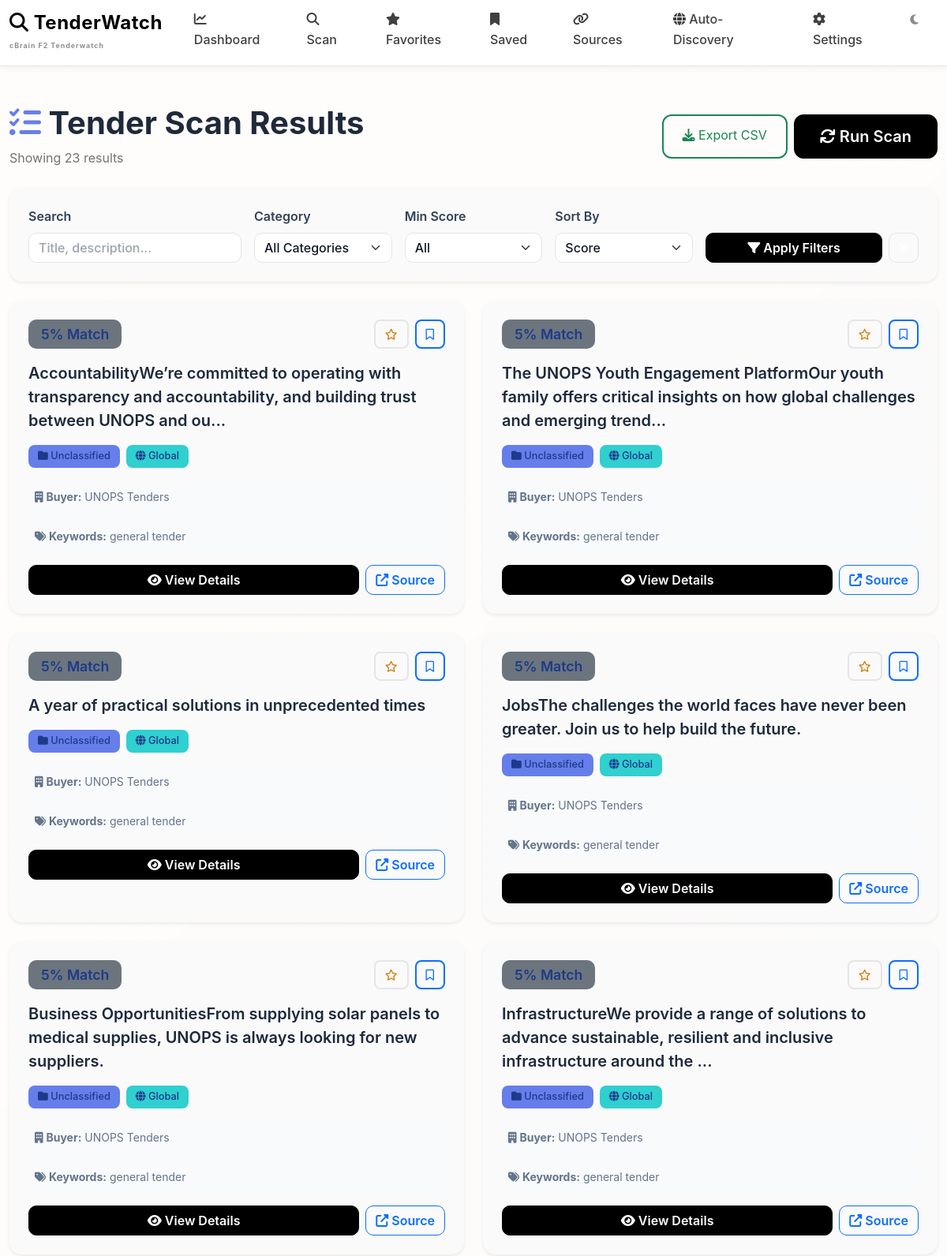
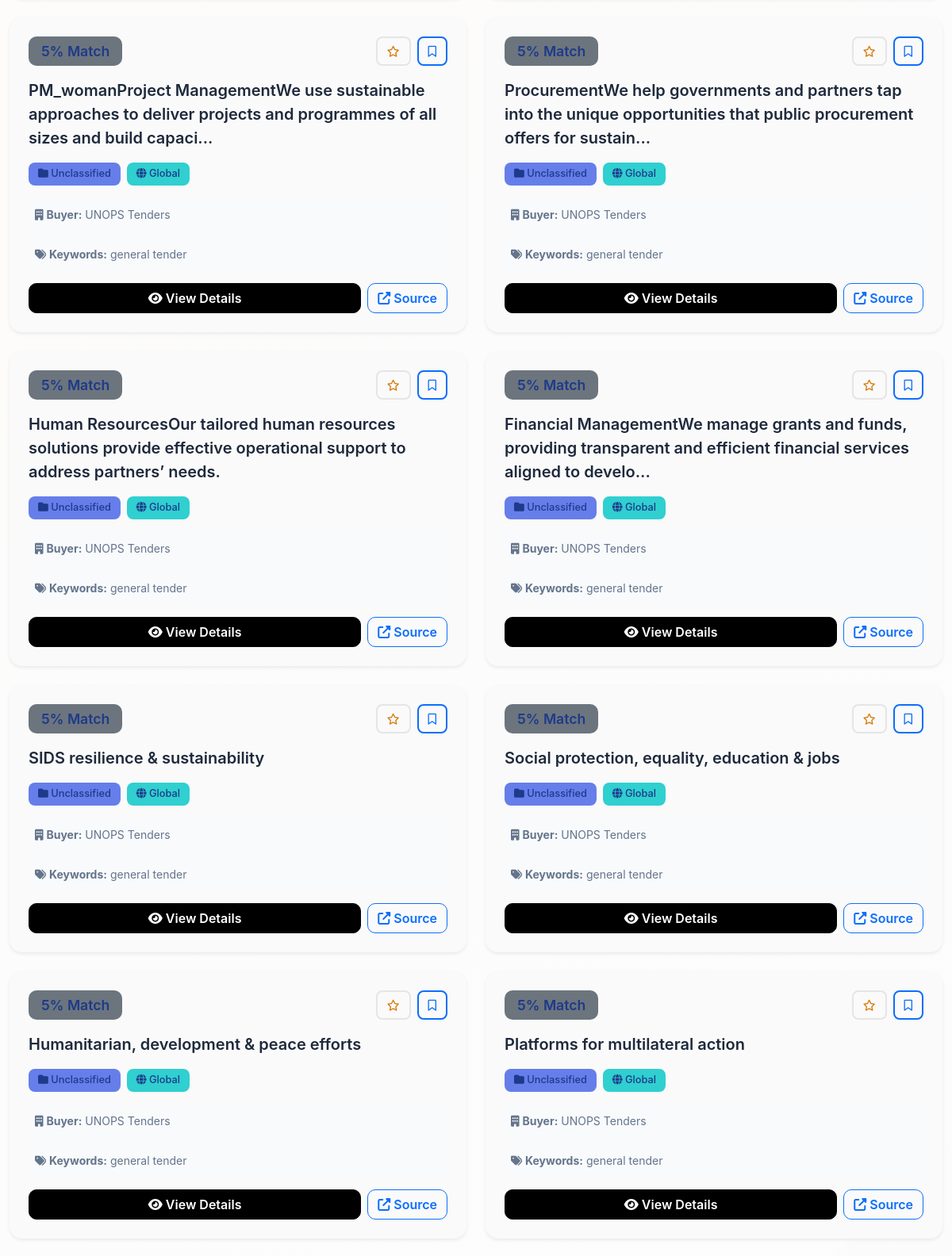
Screenshot of /scan (upper part) with the database file from the repository (2 pictures, top to bottom).
### app/models.py (models this page shows)
class TenderResult(db.Model):
    id = db.Column(db.Integer, primary_key=True)
    title = db.Column(db.Text, nullable=False)
    title_translated = db.Column(db.Text, default="")
    link = db.Column(db.Text, unique=True, nullable=False)
    description = db.Column(db.Text, default="")
    description_translated = db.Column(db.Text, default="")
    buyer = db.Column(db.String(200))
    country = db.Column(db.String(200))
    deadline = db.Column(db.String(200))
    score = db.Column(db.Float)
    keywords_matched = db.Column(db.Text)
    scoring_breakdown = db.Column(db.Text, default="")
    discovery_method = db.Column(db.String(50), default="manual")  # 'manual', 'auto', 'priority'
    search_query = db.Column(db.String(500))  # Search query that found this (for auto-discovered)
    search_source = db.Column(db.String(50))  # 'google', 'bing', or source name
    semantic_score = db.Column(db.Float, default=0.0)
    ai_confidence = db.Column(db.Float, default=0.0)
    entities_extracted = db.Column(db.Text, default="")  # JSON with extracted entities
    ai_summary = db.Column(db.Text, default="")  # AI-generated summary
    saved = db.Column(db.Boolean, default=False)
    favorite = db.Column(db.Boolean, default=False)
    notified = db.Column(db.Boolean, default=False)
    source_id = db.Column(db.Integer, db.ForeignKey("tender_source.id"))
    source = db.relationship("TenderSource")
    category = db.Column(db.String(100))
    confidence = db.Column(db.Float)
    created_at = db.Column(db.DateTime, default=datetime.utcnow)

### app/routes.py (the view, shortened to what this page needs)
@main.route("/scan", methods=["GET", "POST"])
def scan():
    sort_by = request.args.get("sort", "score")
    category = request.args.get("category", "")
    min_score = request.args.get("min_score", "0")
    search = request.args.get("search", "").strip()
    try:
        min_score = float(min_score)
    except (ValueError, TypeError):
        min_score = 0
    one_month_ago = datetime.utcnow() - timedelta(days=30)
    query = TenderResult.query.filter(TenderResult.created_at >= one_month_ago)
    if category:
        query = query.filter_by(category=category)
    if min_score > 0:
        query = query.filter(TenderResult.score >= min_score)
    results = query.order_by(TenderResult.created_at.desc()).all()
    if sort_by == "score":
        results = sorted(results, key=lambda x: x.score or 0, reverse=True)
    elif sort_by == "deadline":
        results = sorted(results, key=lambda x: x.deadline or "", reverse=False)
    elif sort_by == "newest":
        results = sorted(results, key=lambda x: x.created_at, reverse=True)
    categories = db.session.query(TenderResult.category).distinct().all()
    categories = [c[0] for c in categories if c[0]]
    return render_template(
        "scan_results.html",
        results=results,
        sort_by=sort_by,
        category=category,
        min_score=min_score,
        search=search,
        categories=categories,
    )

### app/templates/scan_results.html (shortened to what this page needs)
{% extends "base.html" %}
{% block content %}
<div class="d-flex justify-content-between align-items-center mb-4">
    <div>
        <h1 style="font-weight: 700; color: #1e293b; margin-bottom: 0.5rem;">
            <i class="fas fa-list-check" style="color: #667eea;"></i> {{ title or 'Tender Scan Results' }}
        </h1>
        {% if results %}
        <p class="text-muted mb-0">Showing {{ results|length }} result{% if results|length != 1 %}s{% endif %}</p>
        {% endif %}
    </div>
    <div class="d-flex gap-2">
        {% if results %}
        <a href="{{ url_for('main.export_csv', sort=sort_by, category=category, min_score=min_score, search=search) }}" class="btn btn-outline-success" style="border-radius: 12px; padding: 0.75rem 1.5rem; border-width: 2px;">
            <i class="fas fa-download"></i> Export CSV
        </a>
        {% endif %}
        <form method="post">
            <button class="btn btn-primary btn-lg" type="submit" style="border-radius: 12px; padding: 0.75rem 2rem;">
                <i class="fas fa-sync"></i> Run Scan
            </button>
        </form>
    </div>
</div>
<div class="card border-0 shadow-sm mb-4" style="border-radius: 16px;">
    <div class="card-body p-4">
        <form method="get" class="row g-3 align-items-end">
            <div class="col-md-3">
                <label for="search" class="form-label" style="font-weight: 600; color: #334155;">Search</label>
                <input type="text" class="form-control" id="search" name="search" placeholder="Title, description..." value="{{ search }}" style="border-radius: 10px;">
            </div>
            <div class="col-md-2">
                <label for="category" class="form-label" style="font-weight: 600; color: #334155;">Category</label>
                <select class="form-select" id="category" name="category" style="border-radius: 10px;">
                    <option value="">All Categories</option>
                </select>
            </div>
            <div class="col-md-2">
                <label for="min_score" class="form-label" style="font-weight: 600; color: #334155;">Min Score</label>
                <select class="form-select" id="min_score" name="min_score" style="border-radius: 10px;">
                    <option value="0" {% if min_score == 0 %}selected{% endif %}>All</option>
                </select>
            </div>
            <div class="col-md-2">
                <label for="sort" class="form-label" style="font-weight: 600; color: #334155;">Sort By</label>
                <select class="form-select" id="sort" name="sort" style="border-radius: 10px;">
                    <option value="score" {% if sort_by == 'score' %}selected{% endif %}>Score</option>
                </select>
            </div>
            <div class="col-md-3 d-flex gap-2">
                <button type="submit" class="btn btn-primary flex-grow-1" style="border-radius: 10px;">
                    <i class="fas fa-filter"></i> Apply Filters
                </button>
                <a href="{{ url_for('main.scan') }}" class="btn btn-outline-secondary" style="border-radius: 10px;">
                    <i class="fas fa-times"></i>
                </a>
            </div>
        </form>
    </div>
</div>
{% if results %}
<div class="row g-4">
    {% for r in results %}
    <div class="col-md-6">
        <div class="card border-0 shadow-sm h-100 hover-lift" style="border-radius: 16px; transition: all 0.3s ease;">
            <div class="card-body p-4">
                <div class="d-flex justify-content-between align-items-start mb-3">
                    {% set score = r.score or 0 %}
                    {% if score >= 70 %}
                    <span class="badge" style="background: linear-gradient(135deg, #10b981 0%, #059669 100%); font-size: 1.1rem; padding: 0.6rem 1rem; border-radius: 10px; font-weight: 600;">
                        <i class="fas fa-bullseye"></i> {{ "%.0f"|format(score) }}% Match
                    </span>
                    {% elif score >= 40 %}
                    <span class="badge" style="background: linear-gradient(135deg, #f59e0b 0%, #d97706 100%); font-size: 1.1rem; padding: 0.6rem 1rem; border-radius: 10px; font-weight: 600;">
                        <i class="fas fa-chart-line"></i> {{ "%.0f"|format(score) }}% Match
                    </span>
                    {% else %}
                    <span class="badge bg-secondary" style="font-size: 1.1rem; padding: 0.6rem 1rem; border-radius: 10px; font-weight: 600;">
                        {{ "%.0f"|format(score) }}% Match
                    </span>
                    {% endif %}
                    <div class="d-flex gap-2">
                        {% if r.favorite %}
                        <form method="post" action="{{ url_for('main.toggle_favorite', rid=r.id) }}" class="d-inline">
                            <button class="btn btn-sm" style="background: linear-gradient(135deg, #fa709a 0%, #fee140 100%); color: white; border: none; border-radius: 8px;" type="submit" title="Remove from favorites">
                                <i class="fas fa-star"></i>
                            </button>
                        </form>
                        {% else %}
                        <form method="post" action="{{ url_for('main.toggle_favorite', rid=r.id) }}" class="d-inline">
                            <button class="btn btn-sm btn-outline-warning" style="border-radius: 8px; border-width: 2px;" type="submit" title="Add to favorites">
                                <i class="far fa-star"></i>
                            </button>
                        </form>
                        {% endif %}
                        {% if r.saved %}
                        <form method="post" action="{{ url_for('main.toggle_save', rid=r.id) }}" class="d-inline">
                            <button class="btn btn-sm" style="background: linear-gradient(135deg, #667eea 0%, #764ba2 100%); color: white; border: none; border-radius: 8px;" type="submit" title="Unsave">
                                <i class="fas fa-bookmark"></i>
                            </button>
                        </form>
                        {% else %}
                        <form method="post" action="{{ url_for('main.toggle_save', rid=r.id) }}" class="d-inline">
                            <button class="btn btn-sm btn-outline-primary" style="border-radius: 8px; border-width: 2px;" type="submit" title="Save">
                                <i class="far fa-bookmark"></i>
                            </button>
                        </form>
                        {% endif %}
                    </div>
                </div>
                <h5 class="card-title mb-3" style="line-height: 1.5;">
                    <a href="{{ url_for('main.tender_detail', tid=r.id) }}" class="text-decoration-none" style="color: #1e293b; font-weight: 600;">
                        {% if r.title_translated and r.title_translated != r.title %}
                        <span class="original-title-{{ r.id }}">{{ r.title[:120] }}{% if r.title|length > 120 %}...{% endif %}</span>
                        <span class="translated-title-{{ r.id }}" style="display:none;">{{ r.title_translated[:120] }}{% if r.title_translated|length > 120 %}...{% endif %}</span>
                        {% else %}
                        {{ r.title[:120] }}{% if r.title|length > 120 %}...{% endif %}
                        {% endif %}
                    </a>
                </h5>
                <div class="d-flex flex-wrap gap-2 mb-3">
                    <span class="badge" style="background: #667eea; padding: 0.5rem 0.75rem; border-radius: 8px; font-weight: 500;">
                        <i class="fas fa-folder"></i> {{ r.category or 'Uncategorized' }}
                    </span>
                    <span class="badge" style="background: #30cfd0; padding: 0.5rem 0.75rem; border-radius: 8px; font-weight: 500;">
                        <i class="fas fa-globe"></i> {{ r.country or 'Global' }}
                    </span>
                </div>
                {% if r.buyer %}
                <div class="mb-2 p-2 rounded" style="background: #f8fafc;">
                    <small style="color: #64748b;">
                        <i class="fas fa-building"></i> <strong>Buyer:</strong> {{ r.buyer[:60] }}{% if r.buyer|length > 60 %}...{% endif %}
                    </small>
                </div>
                {% endif %}
                {% if r.keywords_matched %}
                <div class="mb-3 p-2 rounded" style="background: #f8fafc;">
                    <small style="color: #64748b;">
                        <i class="fas fa-tags"></i> <strong>Keywords:</strong> {{ r.keywords_matched[:80] }}{% if r.keywords_matched|length > 80 %}...{% endif %}
                    </small>
                </div>
                {% endif %}
                <div class="d-flex gap-2 mt-3">
                    <a href="{{ url_for('main.tender_detail', tid=r.id) }}" class="btn btn-primary flex-grow-1" style="border-radius: 10px; font-weight: 600;">
                        <i class="fas fa-eye"></i> View Details
                    </a>
                    <a href="{{ r.link }}" target="_blank" class="btn btn-outline-primary" style="border-radius: 10px; font-weight: 600;">
                        <i class="fas fa-external-link-alt"></i> Source
                    </a>
                </div>
            </div>
        </div>
    </div>
    {% endfor %}
</div>
{% endif %}
{% endblock %}

### app/templates/base.html (style rules this page uses)
:root { --primary: #ffffff; --accent: #f5f5f5; --bg-dark: #ffffff; --bg-card: #fafafa; --bg-hover: #f5f5f5; --border: #e5e5e5; --text-primary: #000000; --text-secondary: #737373; }
* { scrollbar-color: #d1d5db #f9fafb; scrollbar-width: thin; transition: background-color 0.3s ease, color 0.3s ease, border-color 0.3s ease; }
body { background-color: var(--bg-dark); color: var(--text-primary); font-family: -apple-system, BlinkMacSystemFont, 'Segoe UI', Roboto, 'Helvetica Neue', Arial, sans-serif; line-height: 1.6; }
.btn-primary { background-color: #000000; border-color: #000000; transition: all 0.3s ease; font-weight: 600; color: white; }
.btn-outline-secondary { color: var(--primary); border-color: var(--border); }
.btn-outline-warning { color: #d97706; border-color: var(--border); }
.btn-sm { padding: 0.375rem 0.75rem; font-size: 0.875rem; }
.card { background-color: var(--bg-card); border: 1px solid var(--border); border-radius: 12px; transition: all 0.3s ease; overflow: hidden; }
.card-body { color: var(--text-primary); padding: 1.5rem; }
.badge { padding: 0.4rem 0.75rem; font-size: 0.8rem; font-weight: 600; background-color: #dbeafe; color: #1e3a8a; }
a { color: var(--accent); text-decoration: none; transition: all 0.2s ease; }
.form-control, .form-select { background-color: white; border: 1px solid var(--border); color: #111827 !important; font-weight: 500; transition: all 0.3s ease; }
.form-control::placeholder { color: #9ca3af !important; opacity: 1; }
.form-label { color: var(--text-primary); font-weight: 600; margin-bottom: 0.5rem; }
.text-muted { color: var(--text-secondary) !important; }
.card { animation: fadeIn 0.5s ease-out backwards; }
.card:nth-child(1) { animation-delay: 0.1s; }
.card:nth-child(2) { animation-delay: 0.2s; }
.badge { animation: fadeIn 0.5s ease-out; }
.btn { transition: all 0.3s cubic-bezier(0.4, 0, 0.2, 1); position: relative; }
.btn-primary { animation: fadeIn 0.5s ease-out; }
i { transition: all 0.3s ease; }
.form-control, .form-select { transition: all 0.3s ease; color: #111827 !important; }
body::before { content: ''; position: fixed; top: 0; left: 0; width: 100%; height: 100%; background: linear-gradient( -45deg, rgba(59, 130, 246, 0.03), rgba(16, 185, 129, 0.03), rgba(59, 130, 246, 0.03), rgba(217, 119, 6, 0.02) ); background-size: 400% 400%; animation: gradientShift 15s ease infinite; pointer-events: none; z-index: -1; }
* { animation: fadeIn 0.3s ease-out; }

### rows the page displays
TenderResult: score "5", title "AccountabilityWe’re committed to operating with transparency and accountability, and building trust between UNOPS and ou", category "Unclassified", country "Global", buyer "UNOPS Tenders", keywords_matched "general tender"
TenderResult: score "5", title "The UNOPS Youth Engagement PlatformOur youth family offers critical insights on how global challenges and emerging trend", category "Unclassified", country "Global", buyer "UNOPS Tenders", keywords_matched "general tender"
TenderResult: score "5", title "A year of practical solutions in unprecedented times", category "Unclassified", country "Global", buyer "UNOPS Tenders", keywords_matched "general tender"
TenderResult: score "5", title "JobsThe challenges the world faces have never been greater. Join us to help build the future.", category "Unclassified", country "Global", buyer "UNOPS Tenders", keywords_matched "general tender"
TenderResult: score "5", title "Business OpportunitiesFrom supplying solar panels to medical supplies, UNOPS is always looking for new suppliers.", category "Unclassified", country "Global", buyer "UNOPS Tenders", keywords_matched "general tender"
TenderResult: score "5", title "InfrastructureWe provide a range of solutions to advance sustainable, resilient and inclusive infrastructure around the", category "Unclassified", country "Global", buyer "UNOPS Tenders", keywords_matched "general tender"
TenderResult: score "5", title "PM_womanProject ManagementWe use sustainable approaches to deliver projects and programmes of all sizes and build capaci", category "Unclassified", country "Global", buyer "UNOPS Tenders", keywords_matched "general tender"
TenderResult: score "5", title "ProcurementWe help governments and partners tap into the unique opportunities that public procurement offers for sustain", category "Unclassified", country "Global", buyer "UNOPS Tenders", keywords_matched "general tender"
TenderResult: score "5", title "Human ResourcesOur tailored human resources solutions provide effective operational support to address partners’ needs.", category "Unclassified", country "Global", buyer "UNOPS Tenders", keywords_matched "general tender"
TenderResult: score "5", title "Financial ManagementWe manage grants and funds, providing transparent and efficient financial services aligned to develo", category "Unclassified", country "Global", buyer "UNOPS Tenders", keywords_matched "general tender"
TenderResult: score "5", title "SIDS resilience & sustainability", category "Unclassified", country "Global", buyer "UNOPS Tenders", keywords_matched "general tender"
TenderResult: score "5", title "Social protection, equality, education & jobs", category "Unclassified", country "Global", buyer "UNOPS Tenders", keywords_matched "general tender"
TenderResult: score "5", title "Humanitarian, development & peace efforts", category "Unclassified", country "Global", buyer "UNOPS Tenders", keywords_matched "general tender"
TenderResult: score "5", title "Platforms for multilateral action", category "Unclassified", country "Global", buyer "UNOPS Tenders", keywords_matched "general tender"

### other values shown
{{ title or 'Tender Scan Results' }} "Tender Scan Results"
{{ results|length }} "23"
